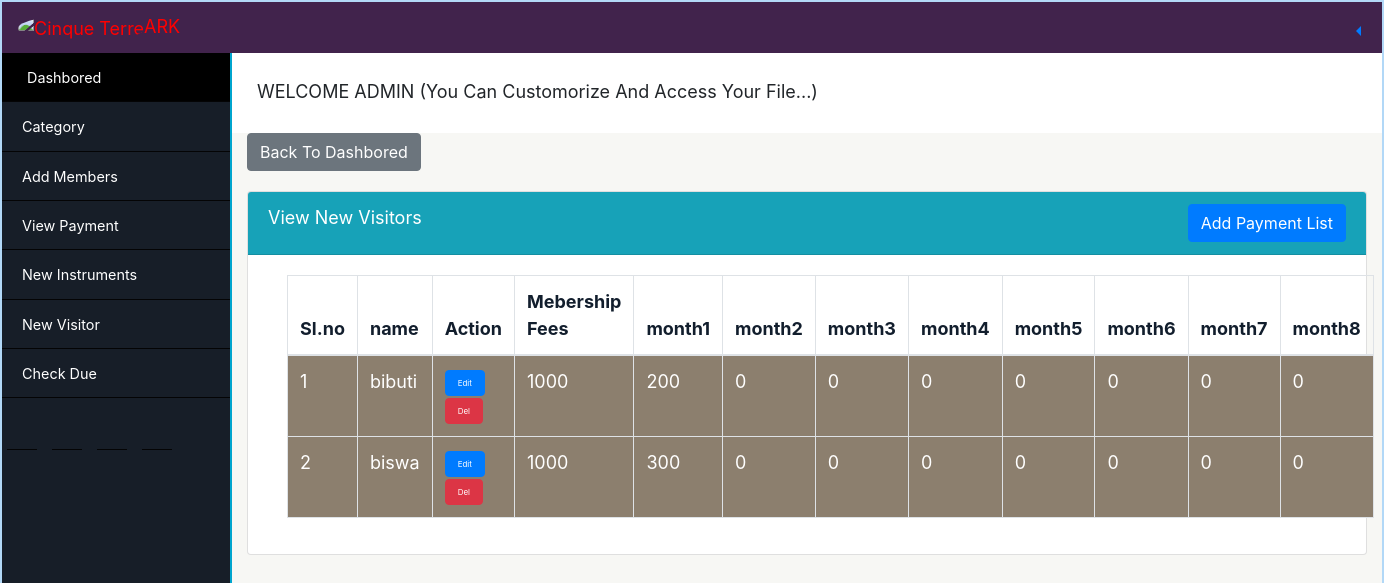
The app's page /view_payment.php (signed in) with its own data.
### tables this page shows
CREATE TABLE `payment` (
  `p_id` int(5) NOT NULL,
  `m_name` varchar(20) NOT NULL,
  `p_price` int(4) NOT NULL,
  `p_month1` int(5) NOT NULL DEFAULT '0',
  `p_month2` int(5) NOT NULL DEFAULT '0',
  `p_month3` int(5) NOT NULL DEFAULT '0',
  `p_month4` int(5) NOT NULL DEFAULT '0',
  `p_month5` int(5) NOT NULL DEFAULT '0',
  `p_month6` int(5) NOT NULL DEFAULT '0',
  `p_month7` int(5) NOT NULL DEFAULT '0',
  `p_month8` int(5) NOT NULL DEFAULT '0'
);

### view_payment.php (the view, shortened to what this page needs)
<?php
 require_once('header.php');
 require_once('actionpages/db/db.php');
 ?>
  <div class="content">
    <div id="jum">
 <p> WELCOME ADMIN  (You Can Customorize And Access Your File...)</p>
</div>
 <div class="row">
                <div class="col-md-3 col-sm-6 col-xs-6">
    <a href="index.php" class="btn btn-secondary btn-md">Back To Dashbored</a>
  </div>
</div>
<div class="row">
  <div class="col-md-12 "style="margin-top: 20px ;">
    <div id="accordion">
    <div class="card">
    <div class="card-header bg-info">
      <a class="collapsed card-link" data-toggle="collapse" href="#collapseTwo" style="color: white">
        View New Visitors<a href="#"><i class="ion-map icon i9 ml-2"></i>
      </a>
   <?php if(!empty($_REQUEST['edit'])) {?>
    <button style="float: right"type="button" class="btn btn-success" data-toggle="modal" data-target="#myModal">
    Update Pyment List
       </button><?php }  else { ?>
   <button  style="float: right"type="button" class="btn btn-primary" data-toggle="modal" data-target="#myModal">
    Add Payment List
       </button><?php }?>
    </div>
    <div id="collapseTwo" class="collapse show" data-parent="#accordion">
      <div class="card-body">
        <div class="col-md-11 ml-1 ">
 <table id="example" class="table table-striped table-bordered " style="width:100%">
        <thead>
            <tr style="color:#121e2d">
               <th>Sl.no</th>
                 <th>name</th>
              <th>Action</th>
                <th>Mebership Fees</th>
                <th>month1</th>
                <th>month2</th>
                <th>month3</th>
                <th>month4</th>
                <th>month5</th>
                <th>month6</th>
                <th>month7</th>
                <th>month8</th>
            </tr>
        </thead>
        <tbody>
            <?php
          $sl = 0;
                    $data = $conn->query("SELECT * FROM  payment ");
                    while ($value = $data->fetch(PDO:: FETCH_OBJ)) {
                    $sl++;
                      ?>
              <tr style="background-color: #8c7f6e;color: white;">
                 <td><?= $sl; ?></td>
                 <td><?= $value->m_name; ?></td>
             <td style="color:#42f4d4;cursor:pointer;"><a href="view_payment.php?edit=<?= $value->p_id; ?><?= urlencode('/ ( ) $ ='); ?>"
        class="btn btn-primary bg-sm"style="font-size: 8px">Edit</a>
               <a href="actionpages/action_addmembers.php?del=<?= $value->p_id; ?>&submit=delete"
         onClick="return confirm('Are You Sure want to Delete??')" class="btn btn-danger bg-sm"style="font-size: 8px">Del</a></td>
                <td><?= $value->p_price; ?></td>
                <td><?= $value->p_month1; ?></td>
                <td><?= $value->p_month2; ?></td>
                <td><?= $value->p_month3; ?></td>
                <td><?= $value->p_month4; ?></td>
                <td><?= $value->p_month5; ?></td>
                <td><?= $value->p_month6; ?></td>
                <td><?= $value->p_month7; ?></td>
                <td><?= $value->p_month8; ?></td>
               <?php }?>
            </tr>
        </tbody>
    </table>
</div>
      </div>
    </div>
  </div>
</div>
</div>
</div>
</div>
</body>
</html>

### header.php (shortened to what this page needs)
<!DOCTYPE html>
<html lang="en">
<head>
  <link rel="stylesheet"  href="css/stylemain.css" type="text/css">
  <link rel="stylesheet" type="text/css" href="https://cdnjs.cloudflare.com/ajax/libs/twitter-bootstrap/4.1.1/css/bootstrap.css">
  <link rel="stylesheet" type="text/css" href="https://cdn.datatables.net/1.10.19/css/dataTables.bootstrap4.min.css">
  <link rel="stylesheet" type="text/css" href="https://cdn.datatables.net/responsive/2.2.3/css/responsive.bootstrap4.min.css">
 <link rel="stylesheet" href="https://maxcdn.bootstrapcdn.com/bootstrap/4.0.0/css/bootstrap.min.css">
   <link rel="stylesheet" href="https://maxcdn.bootstrapcdn.com/bootstrap/4.1.0/css/bootstrap.min.css">
  <link rel="stylesheet" type="text/css" href="http://code.ionicframework.com/ionicons/2.0.1/css/ionicons.min.css">
  <link rel="stylesheet" href="https://maxcdn.bootstrapcdn.com/bootstrap/4.0.0/css/bootstrap.min.css">
</head>
<body style="font-size: 18px;">
  <div>
  <nav id="nav2" class="navbar navbar-expand-sm">
  <a href="#" id="img"><img src="img/1.png" class="rounded-circle" alt="Cinque Terre" width="30">ARK</a>
       <div class="dropdown dropleft">
     <a href="#" class=" dropdown-toggle" data-toggle="dropdown">
        <i class="ion-ios-people-outline icon icon9"></i></a>
  </div>
</nav></div>
<div id="container">
  <div class="sidebar">
<ul class="line">
<li><a href="dashbored.php" class="dash"><i class="ion-clipboard icon icons1"></i>Dashbored</a></li>
<li><a href="#"><i class="ion-plus-circled icon icons1"></i>Category</a></li>
<li><a href="add_member.php"><i class="ion-ios-body icon icons1"></i>Add Members</a></li>
<li><a href="view_payment.php"><i class="ion-cash icon icons1"></i>View Payment</a></li>
<li><a href="new_instruments.php"><i class="ion-trophy icon icons1"></i>New Instruments</a></li>
<li><a href="add_newvisitor.php"><i class="ion-android-walk icon icons1"></i>New Visitor</a></li>
<li><a href="due_check.php"><i class="ion-ios-list icon icons1"></i>Check Due</a></li>
</ul>
<ul id="line2">
<li title="Profile"><a href="#"><i class="ion-person icon icons"></i></a></li>
<li title="Delate"><a href="#"><i class="ion-trash-a icon icons"></i></a></li>
<li title="Edit"><a href="#"><i class="ion-edit icon icons"></i></a></li>
<li title="Setting"><a href="#"><i class="ion-settings icon icons"></i></a></li>
</ul>
  </div>

### css/stylemain.css (style rules this page uses)
* { margin:0px; padding:0px; box-sizing:border-box; }
body { border:2px solid #b2d8f7; }
#nav2 { background-color: #41234c; display: flex; justify-content: space-between; }
#img { color:red; }
div#container { width: 100%; margin:0 auto; }
.sidebar { width:230px; height: 800px; background-color: #171e28; float: left; border-right: 2px solid #00a5ce; }
.content { width:auto; height: 800px; background-color:#f7f7f4; }
#jum { width: auto; margin-left: 230px; padding: 25px; height: 10%; font-weight: 400; background-color:white; }
.dash { padding-left: 20px; color:white; background-color: black; }
ul li { list-style:none; }
ul li a { color: white; display: block; padding: 15px; line-height: 1.2em; text-decoration: none; font-size: 0.8em; border-bottom: 1px solid #040405; }
.icons1 { padding-right: 5px; padding-top: auto; font-size: 120%; color: #12e5c5; }
ul#line2 li { display: inline-block; padding: 5px; }
.card-header a { color: black; }
#nav2 { width: 100%; }

### records on screen
payment: m_name "bibuti", p_price "1000", p_month1 "200", p_month2 "0", p_month3 "0", p_month4 "0", p_month5 "0", p_month6 "0", p_month7 "0", p_month8 "0"
payment: m_name "biswa", p_price "1000", p_month1 "300", p_month2 "0", p_month3 "0", p_month4 "0", p_month5 "0", p_month6 "0", p_month7 "0", p_month8 "0"
